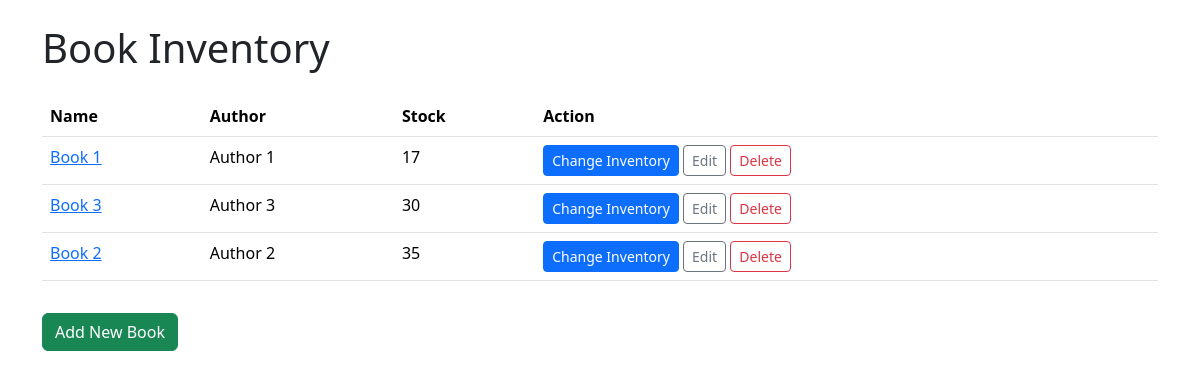
Before: / with the older database file.
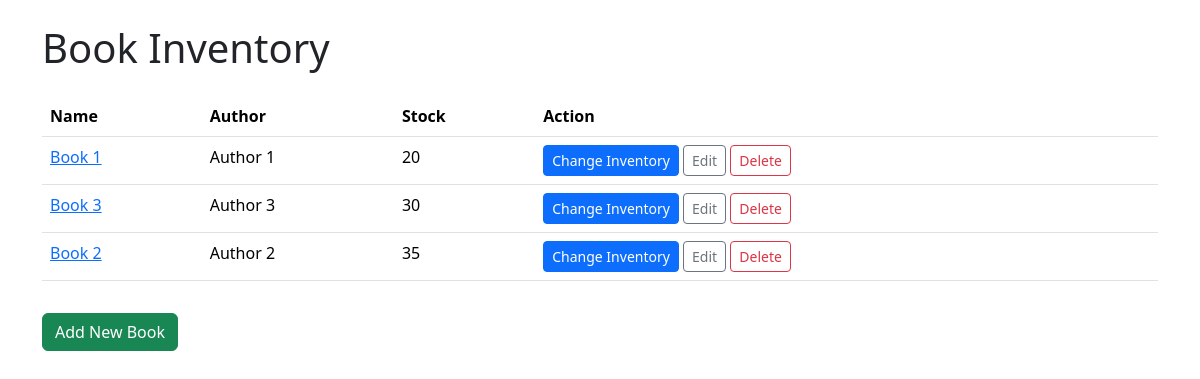
After: the same page with the newer database file.
### app.py (models this page shows)
class Book(db.Model):
    id = db.Column(db.Integer, primary_key=True)
    name = db.Column(db.String(100), nullable=False)
    author = db.Column(db.String(100), nullable=False)
    description = db.Column(db.Text, nullable=False)
    stock = db.Column(db.Integer, nullable=False)
    image = db.Column(db.String(255), nullable=False)
    inventory_log = db.relationship('InventoryLog', backref='book', lazy=True, cascade="all, delete-orphan")

### app.py (the view)
@app.route('/')
def home():
    books = Book.query.all()
    return render_template('index_bootstrap.html', books=books)

### templates/index_bootstrap.html (shortened to what this page needs)
<!DOCTYPE html>
<html lang="en">
<head>
    <link href="https://cdn.jsdelivr.net/npm/bootstrap@5.3.2/dist/css/bootstrap.min.css" rel="stylesheet">
</head>
<body>
    <div class="container mt-4">
        <h1 class="mb-4">Book Inventory</h1>
        <table class="table" id="booksTable">
            <thead>
                <tr>
                    <th onclick="sortTable(0)">Name</th>
                    <th onclick="sortTable(1)">Author</th>
                    <th onclick="sortTable(2)">Stock</th>
                    <th>Action</th>
                </tr>
            </thead>
            <tbody>
                {% for book in books %}
                    <tr>
                        <td><a href="{{ url_for('book_detail', book_id=book['id']) }}">{{ book['name'] }}</a></td>
                        <td>{{ book['author'] }}</td>
                        <td>{{ book['stock'] }}</td>
                        <td>
                            <a href="{{ url_for('edit_inventory', book_id=book['id']) }}" class="btn btn-primary btn-sm">Change Inventory</a>
                            <a href="{{ url_for('edit_book', book_id=book['id']) }}" class="btn btn-outline-secondary btn-sm">Edit</a>
                            <a href="{{ url_for('delete_book', book_id=book['id']) }}" class="btn btn-outline-danger btn-sm" onclick="return confirm('Are you sure you want to delete this book?')">Delete</a>
                        </td>
                    </tr>
                {% endfor %}
            </tbody>
        </table>
        <a href="{{ url_for('add_book') }}" class="btn btn-success mt-3">Add New Book</a>
    </div>
</body>
</html>

Changed rows visible on the page:
changed Book "Book 1": stock "17" → "20"
